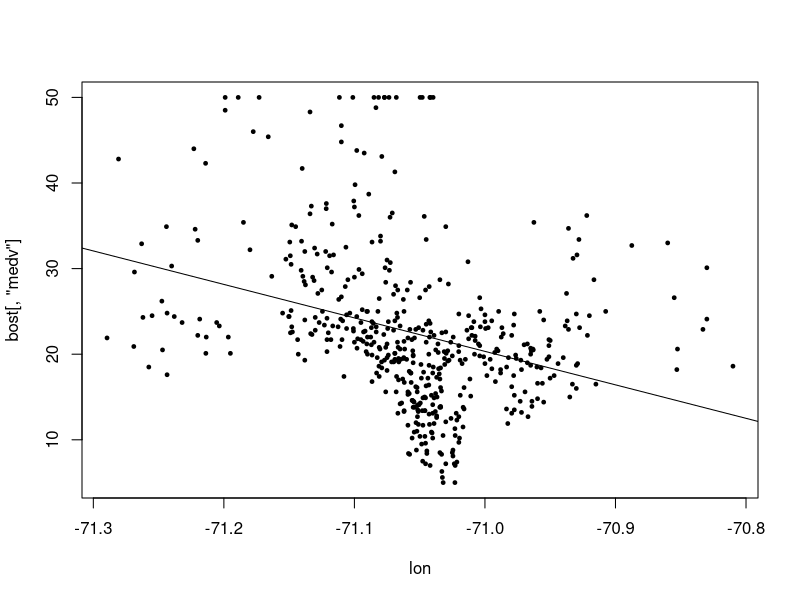
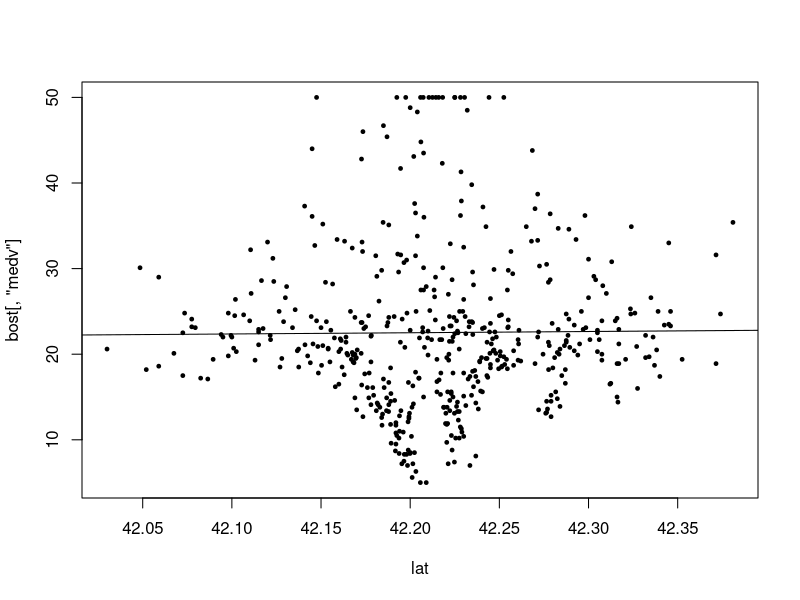
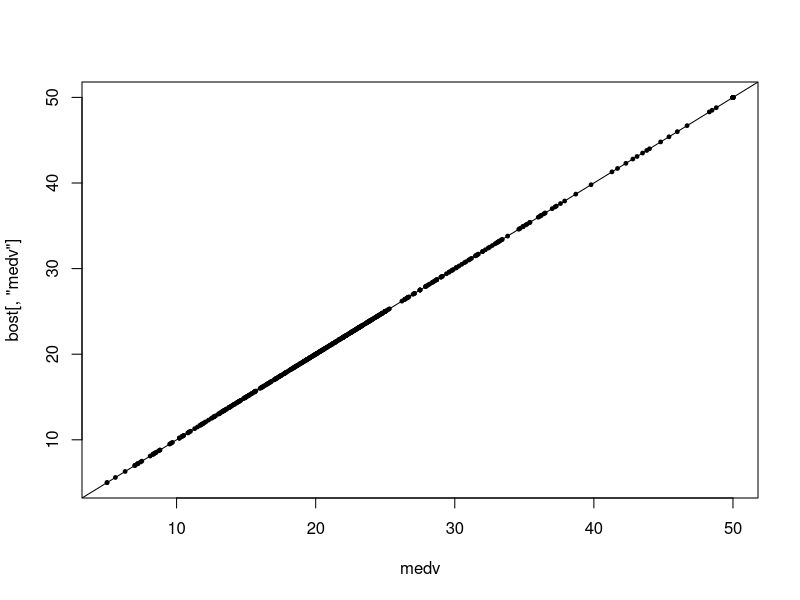
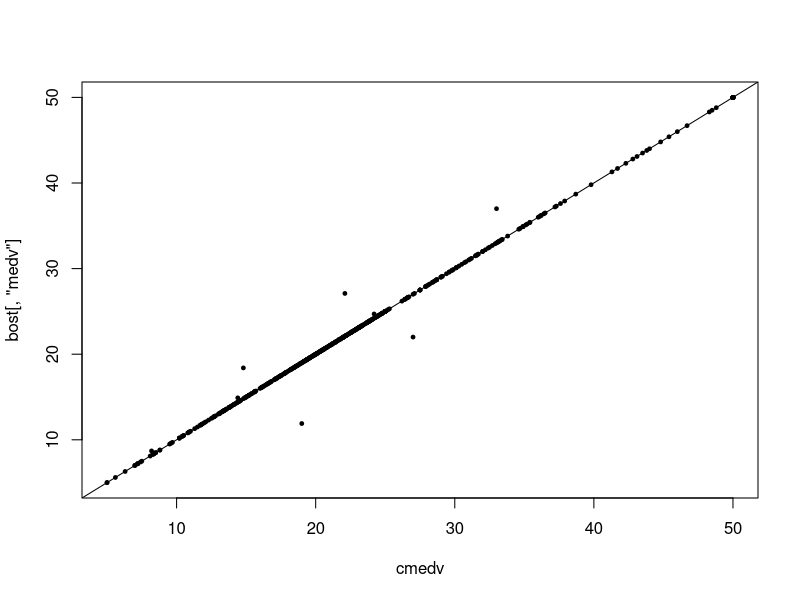
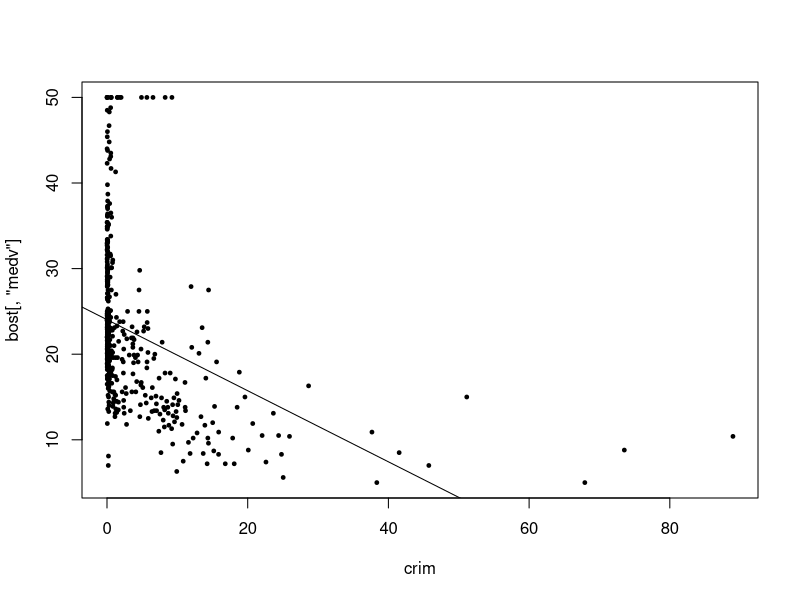
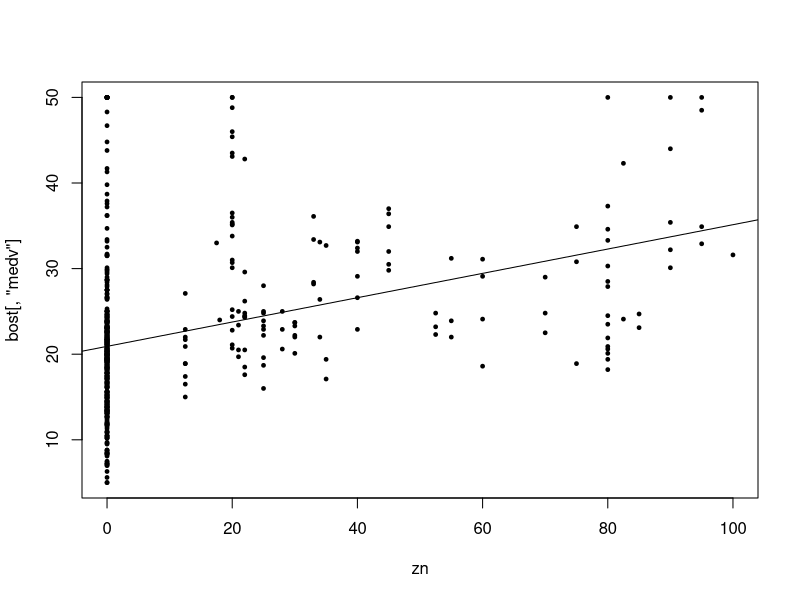
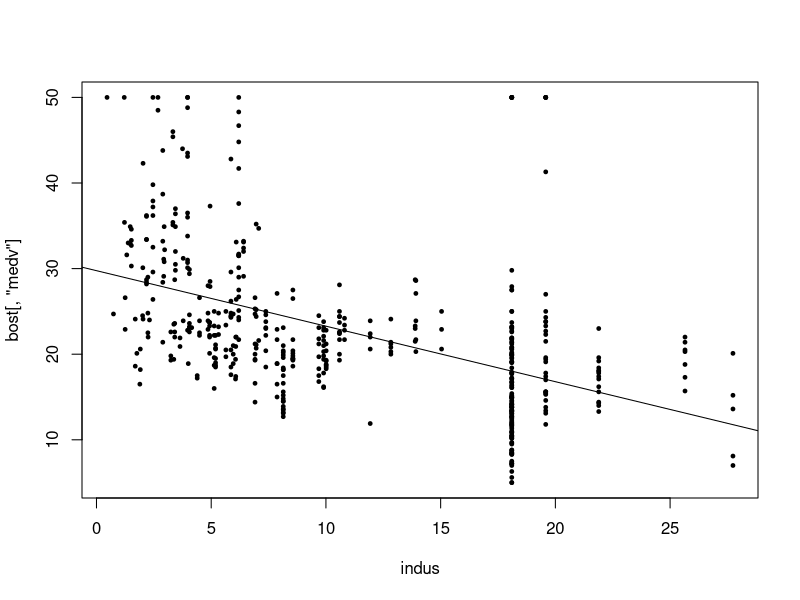
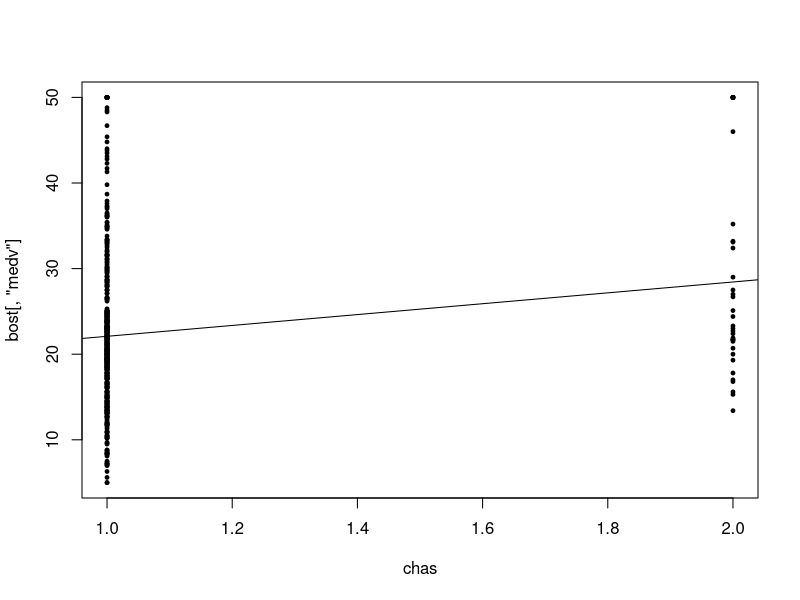

Write the R code that produced these figures, in order.
library(mlbench)
require(ggplot2)
require(plyr)
require(reshape2)
require(grid)
data(BostonHousing2)
help(BostonHousing2)

# Initialize dataframe and matrix
bost = BostonHousing2
rm(BostonHousing2)
for(i in 2:ncol(bost)) {
  bost[,i] = as.numeric(bost[,i])
}
bost$chas = as.numeric(bost$chas)
bostmat = as.matrix(bost[,-(1:2)])


# How many tracts differ in these categories?  Just 8.
sum(bost$medv - bost$cmedv != 0)
bost$town[bost$medv - bost$cmedv != 0]

# Identify highly correlated variables
cormat = cor(bostmat)
which(abs(cormat) > .75 & cormat < 1, arr.ind = TRUE)

# If lon and lat are modified to measure proximity from Boston's center,
# is a better model produced?
bost$londist = abs(bost$lon - (-71.0589))
bost$latdist = abs(bost$lat - 42.3601)

# Initialize model
fullmodel = lm(medv ~ londist + latdist + crim + zn + indus + chas + nox +
               rm + age+ dis+ rad + tax + ptratio + b + lstat,
               data = bost)
sigma = summary(fullmodel)$sigma
n = nrow(bost)
p = length(fullmodel$coefficients) - 1
summary(fullmodel)

# Look for skewed data and non-linear relationships
for (var in names(bost)[-c(1,2)]) {
  plot(bost[,var], bost[,'medv'], pch = 19, cex = .5, xlab = var)
  abline(lm(bost$medv ~ bost[,var]))
}



# Repair nonlinear relationship?
par(mfrow = c(1,2))
qplot(x=crim, y=medv, data = bost, geom = c("point", "smooth"), method = "lm", formula = y ~ x, ylim = c(0,50))
qplot(x=log(crim), y=medv, data = bost, geom = c("point", "smooth"), method = "lm", formula = y ~ x)
par(mfrow = c(1,1))

# Transform crim
bost$logcrim = log(bost$crim)

# Check new model
fullmodel2 = lm(medv ~ londist + latdist + logcrim + zn + indus + chas + nox
               + rm + age+ dis+ rad + tax + ptratio + b + lstat,
               data = bost)
summary(fullmodel2)

#Remove logcrim, not going to use
rm(fullmodel2)
bost = bost[,-ncol(bost)]





# Multiple plot function
#
# ggplot objects can be passed in ..., or to plotlist (as a list of ggplot objects)
# - cols:   Number of columns in layout
# - layout: A matrix specifying the layout. If present, 'cols' is ignored.
#
# If the layout is something like matrix(c(1,2,3,3), nrow=2, byrow=TRUE),
# then plot 1 will go in the upper left, 2 will go in the upper right, and
# 3 will go all the way across the bottom.
#
multiplot <- function(..., plotlist=NULL, file, cols=1, layout=NULL) {
  require(grid)
  
  # Make a list from the ... arguments and plotlist
  plots <- c(list(...), plotlist)
  
  numPlots = length(plots)
  
  # If layout is NULL, then use 'cols' to determine layout
  if (is.null(layout)) {
    # Make the panel
    # ncol: Number of columns of plots
    # nrow: Number of rows needed, calculated from # of cols
    layout <- matrix(seq(1, cols * ceiling(numPlots/cols)),
                     ncol = cols, nrow = ceiling(numPlots/cols))
  }
  
  if (numPlots==1) {
    print(plots[[1]])
    
  } else {
    # Set up the page
    grid.newpage()
    pushViewport(viewport(layout = grid.layout(nrow(layout), ncol(layout))))
    
    # Make each plot, in the correct location
    for (i in 1:numPlots) {
      # Get the i,j matrix positions of the regions that contain this subplot
      matchidx <- as.data.frame(which(layout == i, arr.ind = TRUE))
      
      print(plots[[i]], vp = viewport(layout.pos.row = matchidx$row,
                                      layout.pos.col = matchidx$col))
    }
  }
}

